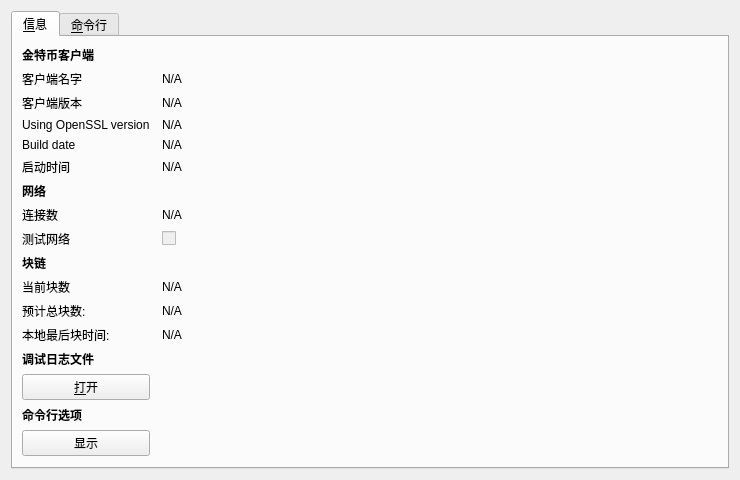
<?xml version="1.0" encoding="UTF-8"?>
<ui version="4.0">
 <class>RPCConsole</class>
 <widget class="QDialog" name="RPCConsole">
  <property name="geometry">
   <rect>
    <x>0</x>
    <y>0</y>
    <width>740</width>
    <height>450</height>
   </rect>
  </property>
  <property name="windowTitle">
   <string>Jtccoin - Debug window</string>
  </property>
  <layout class="QVBoxLayout" name="verticalLayout_2">
   <item>
    <widget class="QTabWidget" name="tabWidget">
     <property name="currentIndex">
      <number>0</number>
     </property>
     <widget class="QWidget" name="tab_info">
      <attribute name="title">
       <string>&amp;信息</string>
      </attribute>
      <layout class="QGridLayout" name="gridLayout" columnstretch="0,1">
       <property name="horizontalSpacing">
        <number>12</number>
       </property>
       <item row="0" column="0">
        <widget class="QLabel" name="label_9">
         <property name="font">
          <font>
           <weight>75</weight>
           <bold>true</bold>
          </font>
         </property>
         <property name="text">
          <string>金特币客户端</string>
         </property>
        </widget>
       </item>
       <item row="1" column="0">
        <widget class="QLabel" name="label_5">
         <property name="text">
          <string>客户端名字</string>
         </property>
        </widget>
       </item>
       <item row="1" column="1">
        <widget class="QLabel" name="clientName">
         <property name="cursor">
          <cursorShape>IBeamCursor</cursorShape>
         </property>
         <property name="text">
          <string>N/A</string>
         </property>
         <property name="textFormat">
          <enum>Qt::PlainText</enum>
         </property>
         <property name="textInteractionFlags">
          <set>Qt::LinksAccessibleByMouse|Qt::TextSelectableByKeyboard|Qt::TextSelectableByMouse</set>
         </property>
        </widget>
       </item>
       <item row="2" column="0">
        <widget class="QLabel" name="label_6">
         <property name="text">
          <string>客户端版本</string>
         </property>
        </widget>
       </item>
       <item row="2" column="1">
        <widget class="QLabel" name="clientVersion">
         <property name="cursor">
          <cursorShape>IBeamCursor</cursorShape>
         </property>
         <property name="text">
          <string>N/A</string>
         </property>
         <property name="textFormat">
          <enum>Qt::PlainText</enum>
         </property>
         <property name="textInteractionFlags">
          <set>Qt::LinksAccessibleByMouse|Qt::TextSelectableByKeyboard|Qt::TextSelectableByMouse</set>
         </property>
        </widget>
       </item>
       <item row="3" column="0">
        <widget class="QLabel" name="label_14">
         <property name="text">
          <string>Using OpenSSL version</string>
         </property>
         <property name="indent">
          <number>-1</number>
         </property>
        </widget>
       </item>
       <item row="3" column="1">
        <widget class="QLabel" name="openSSLVersion">
         <property name="cursor">
          <cursorShape>IBeamCursor</cursorShape>
         </property>
         <property name="text">
          <string>N/A</string>
         </property>
         <property name="textFormat">
          <enum>Qt::PlainText</enum>
         </property>
         <property name="textInteractionFlags">
          <set>Qt::LinksAccessibleByMouse|Qt::TextSelectableByKeyboard|Qt::TextSelectableByMouse</set>
         </property>
        </widget>
       </item>
       <item row="4" column="0">
        <widget class="QLabel" name="label_12">
         <property name="text">
          <string>Build date</string>
         </property>
        </widget>
       </item>
       <item row="4" column="1">
        <widget class="QLabel" name="buildDate">
         <property name="cursor">
          <cursorShape>IBeamCursor</cursorShape>
         </property>
         <property name="text">
          <string>N/A</string>
         </property>
         <property name="textFormat">
          <enum>Qt::PlainText</enum>
         </property>
         <property name="textInteractionFlags">
          <set>Qt::LinksAccessibleByMouse|Qt::TextSelectableByKeyboard|Qt::TextSelectableByMouse</set>
         </property>
        </widget>
       </item>
       <item row="5" column="0">
        <widget class="QLabel" name="label_13">
         <property name="text">
          <string>启动时间</string>
         </property>
        </widget>
       </item>
       <item row="5" column="1">
        <widget class="QLabel" name="startupTime">
         <property name="cursor">
          <cursorShape>IBeamCursor</cursorShape>
         </property>
         <property name="text">
          <string>N/A</string>
         </property>
         <property name="textFormat">
          <enum>Qt::PlainText</enum>
         </property>
         <property name="textInteractionFlags">
          <set>Qt::LinksAccessibleByMouse|Qt::TextSelectableByKeyboard|Qt::TextSelectableByMouse</set>
         </property>
        </widget>
       </item>
       <item row="6" column="0">
        <widget class="QLabel" name="label_11">
         <property name="font">
          <font>
           <weight>75</weight>
           <bold>true</bold>
          </font>
         </property>
         <property name="text">
          <string>网络</string>
         </property>
        </widget>
       </item>
       <item row="7" column="0">
        <widget class="QLabel" name="label_7">
         <property name="text">
          <string>连接数</string>
         </property>
        </widget>
       </item>
       <item row="7" column="1">
        <widget class="QLabel" name="numberOfConnections">
         <property name="cursor">
          <cursorShape>IBeamCursor</cursorShape>
         </property>
         <property name="text">
          <string>N/A</string>
         </property>
         <property name="textFormat">
          <enum>Qt::PlainText</enum>
         </property>
         <property name="textInteractionFlags">
          <set>Qt::LinksAccessibleByMouse|Qt::TextSelectableByKeyboard|Qt::TextSelectableByMouse</set>
         </property>
        </widget>
       </item>
       <item row="8" column="0">
        <widget class="QLabel" name="label_8">
         <property name="text">
          <string>测试网络</string>
         </property>
        </widget>
       </item>
       <item row="8" column="1">
        <widget class="QCheckBox" name="isTestNet">
         <property name="enabled">
          <bool>false</bool>
         </property>
         <property name="text">
          <string/>
         </property>
        </widget>
       </item>
       <item row="9" column="0">
        <widget class="QLabel" name="label_10">
         <property name="font">
          <font>
           <weight>75</weight>
           <bold>true</bold>
          </font>
         </property>
         <property name="text">
          <string>块链</string>
         </property>
        </widget>
       </item>
       <item row="10" column="0">
        <widget class="QLabel" name="label_3">
         <property name="text">
          <string>当前块数</string>
         </property>
        </widget>
       </item>
       <item row="10" column="1">
        <widget class="QLabel" name="numberOfBlocks">
         <property name="cursor">
          <cursorShape>IBeamCursor</cursorShape>
         </property>
         <property name="text">
          <string>N/A</string>
         </property>
         <property name="textFormat">
          <enum>Qt::PlainText</enum>
         </property>
         <property name="textInteractionFlags">
          <set>Qt::LinksAccessibleByMouse|Qt::TextSelectableByKeyboard|Qt::TextSelectableByMouse</set>
         </property>
        </widget>
       </item>
       <item row="11" column="0">
        <widget class="QLabel" name="label_4">
         <property name="text">
          <string>预计总块数:</string>
         </property>
        </widget>
       </item>
       <item row="11" column="1">
        <widget class="QLabel" name="totalBlocks">
         <property name="cursor">
          <cursorShape>IBeamCursor</cursorShape>
         </property>
         <property name="text">
          <string>N/A</string>
         </property>
         <property name="textFormat">
          <enum>Qt::PlainText</enum>
         </property>
         <property name="textInteractionFlags">
          <set>Qt::LinksAccessibleByMouse|Qt::TextSelectableByKeyboard|Qt::TextSelectableByMouse</set>
         </property>
        </widget>
       </item>
       <item row="12" column="0">
        <widget class="QLabel" name="label_2">
         <property name="text">
          <string>本地最后块时间:</string>
         </property>
        </widget>
       </item>
       <item row="12" column="1">
        <widget class="QLabel" name="lastBlockTime">
         <property name="cursor">
          <cursorShape>IBeamCursor</cursorShape>
         </property>
         <property name="text">
          <string>N/A</string>
         </property>
         <property name="textFormat">
          <enum>Qt::PlainText</enum>
         </property>
         <property name="textInteractionFlags">
          <set>Qt::LinksAccessibleByMouse|Qt::TextSelectableByKeyboard|Qt::TextSelectableByMouse</set>
         </property>
        </widget>
       </item>
       <item row="13" column="0">
        <spacer name="verticalSpacer_2">
         <property name="orientation">
          <enum>Qt::Vertical</enum>
         </property>
         <property name="sizeHint" stdset="0">
          <size>
           <width>20</width>
           <height>20</height>
          </size>
         </property>
        </spacer>
       </item>
       <item row="14" column="0">
        <widget class="QLabel" name="labelDebugLogfile">
         <property name="font">
          <font>
           <weight>75</weight>
           <bold>true</bold>
          </font>
         </property>
         <property name="text">
          <string>调试日志文件</string>
         </property>
        </widget>
       </item>
       <item row="15" column="0">
        <widget class="QPushButton" name="openDebugLogfileButton">
         <property name="toolTip">
          <string>Open the Jtccoin debug log file from the current data directory. This can take a few seconds for large log files.</string>
         </property>
         <property name="text">
          <string>&amp;打开</string>
         </property>
         <property name="autoDefault">
          <bool>false</bool>
         </property>
        </widget>
       </item>
       <item row="16" column="0">
        <widget class="QLabel" name="labelCLOptions">
         <property name="font">
          <font>
           <weight>75</weight>
           <bold>true</bold>
          </font>
         </property>
         <property name="text">
          <string>命令行选项</string>
         </property>
        </widget>
       </item>
       <item row="17" column="0">
        <widget class="QPushButton" name="showCLOptionsButton">
         <property name="toolTip">
          <string>Show the Jtccoin-Qt help message to get a list with possible Jtccoin command-line options.</string>
         </property>
         <property name="text">
          <string>显示</string>
         </property>
         <property name="autoDefault">
          <bool>false</bool>
         </property>
        </widget>
       </item>
       <item row="18" column="0">
        <spacer name="verticalSpacer">
         <property name="orientation">
          <enum>Qt::Vertical</enum>
         </property>
         <property name="sizeHint" stdset="0">
          <size>
           <width>20</width>
           <height>40</height>
          </size>
         </property>
        </spacer>
       </item>
      </layout>
     </widget>
     <widget class="QWidget" name="tab_console">
      <attribute name="title">
       <string>&amp;命令行</string>
      </attribute>
      <layout class="QVBoxLayout" name="verticalLayout_3">
       <property name="spacing">
        <number>3</number>
       </property>
       <item>
        <widget class="QTextEdit" name="messagesWidget">
         <property name="minimumSize">
          <size>
           <width>0</width>
           <height>100</height>
          </size>
         </property>
         <property name="readOnly">
          <bool>true</bool>
         </property>
         <property name="tabKeyNavigation" stdset="0">
          <bool>false</bool>
         </property>
         <property name="columnCount" stdset="0">
          <number>2</number>
         </property>
        </widget>
       </item>
       <item>
        <layout class="QHBoxLayout" name="horizontalLayout">
         <property name="spacing">
          <number>3</number>
         </property>
         <item>
          <widget class="QLabel" name="label">
           <property name="text">
            <string notr="true">&gt;</string>
           </property>
          </widget>
         </item>
         <item>
          <widget class="QLineEdit" name="lineEdit"/>
         </item>
         <item>
          <widget class="QPushButton" name="clearButton">
           <property name="maximumSize">
            <size>
             <width>24</width>
             <height>24</height>
            </size>
           </property>
           <property name="toolTip">
            <string>Clear console</string>
           </property>
           <property name="text">
            <string/>
           </property>
           <property name="icon">
            <iconset resource="../bitcoin.qrc">
             <normaloff>:/icons/remove</normaloff>:/icons/remove</iconset>
           </property>
           <property name="shortcut">
            <string notr="true">Ctrl+L</string>
           </property>
           <property name="autoDefault">
            <bool>false</bool>
           </property>
          </widget>
         </item>
        </layout>
       </item>
      </layout>
     </widget>
    </widget>
   </item>
  </layout>
 </widget>
 <resources>
  <include location="../bitcoin.qrc"/>
 </resources>
 <connections/>
</ui>
